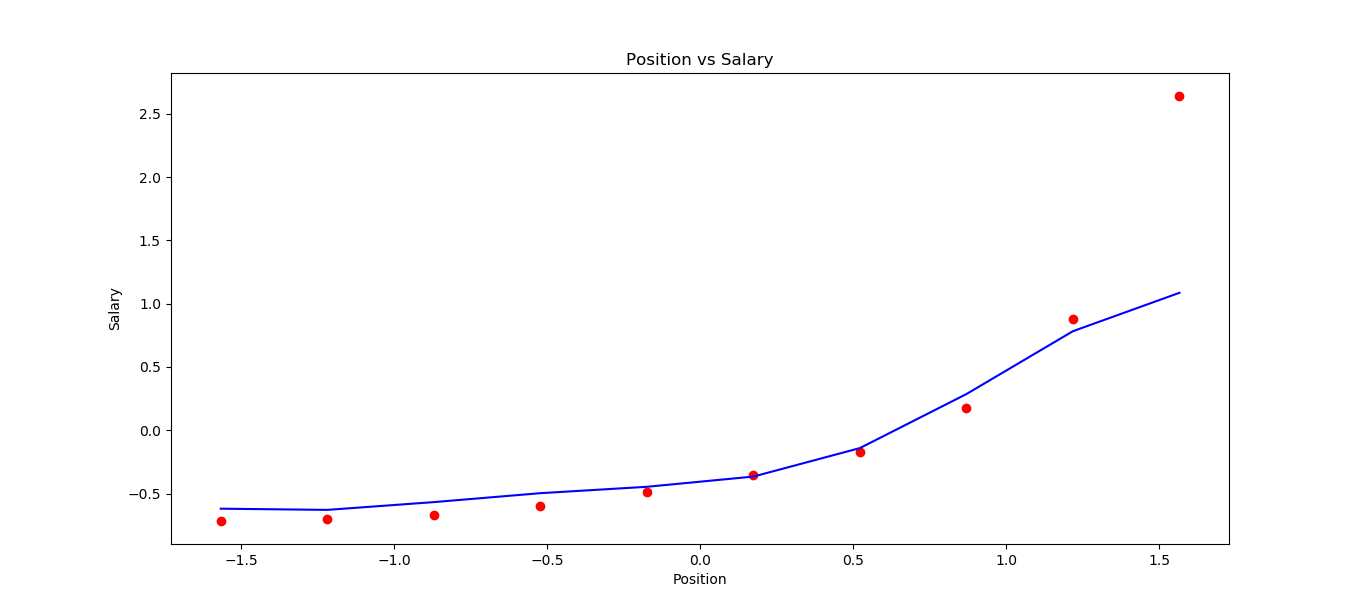

Here is the Python script that generated this plot:
#!/usr/bin/env python3
# -*- coding: utf-8 -*-
"""
Created on Fri Sep 21 13:32:46 2018

@author: amogh
"""
#Libraries
import matplotlib.pyplot as plt
import pandas as pd
import numpy as np
from sklearn.svm import SVR
from sklearn.preprocessing import StandardScaler

#Load the Dataset
dataset = pd.read_csv('Position_Salaries.csv')
X = dataset.iloc[:,1:2].values
y = dataset.iloc[:,-1:].values

#Feature Scaling
sc_X = StandardScaler()
sc_Y = StandardScaler()
X_svr = sc_X.fit_transform(X)
y_svr = sc_Y.fit_transform(y)
svr = SVR(kernel = 'rbf')
regressor = svr.fit(X_svr, y_svr)

#Predict any value
y_pred = sc_Y.inverse_transform(regressor.predict(sc_X.transform(np.array(6.5))))

#Plot results
plt.scatter(X_svr , y_svr, color = 'red')
plt.plot(X_svr, regressor.predict(X_svr), color='blue')
plt.xlabel('Position')
plt.ylabel('Salary')
plt.title('Position vs Salary')
plt.show()
